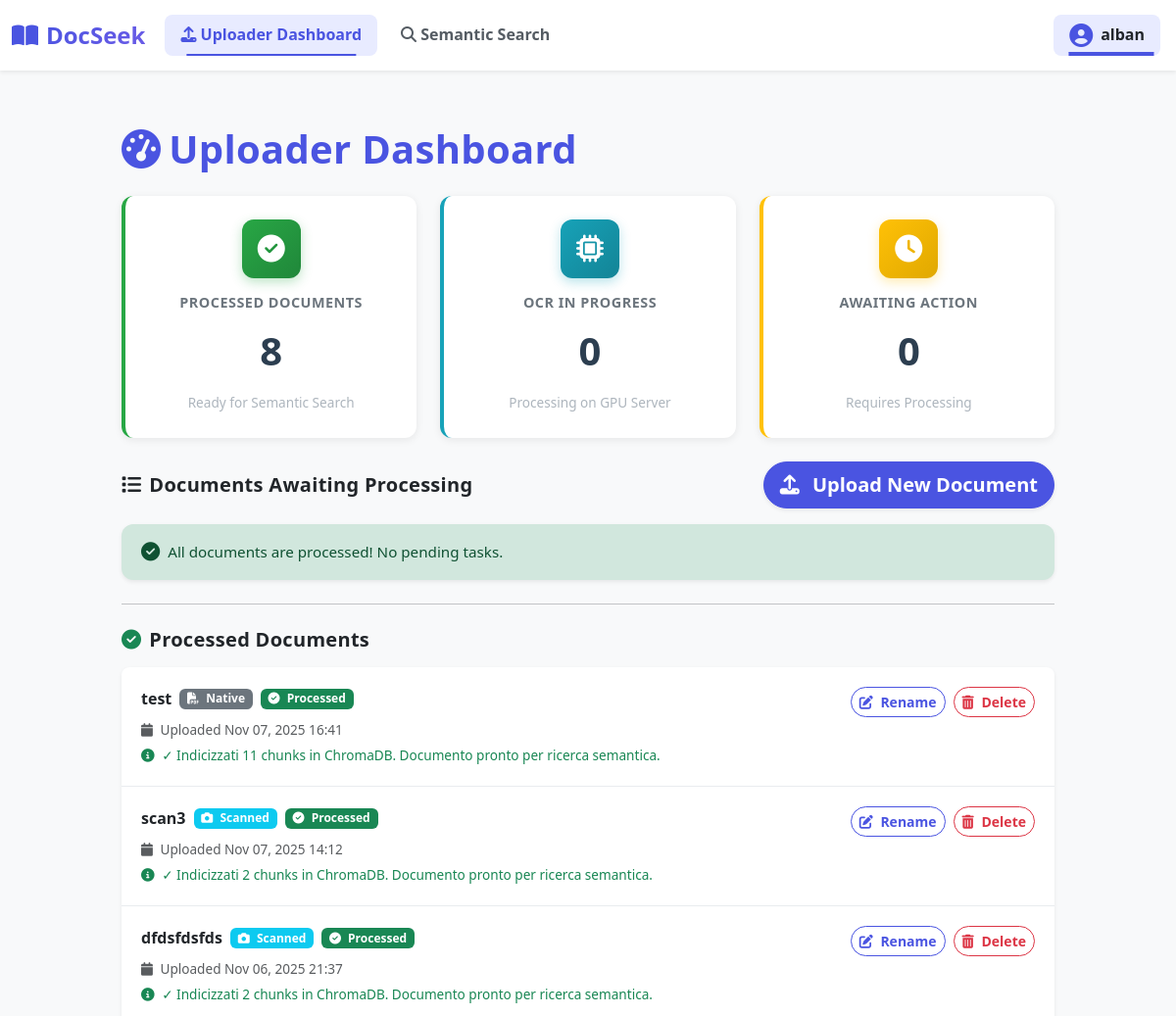
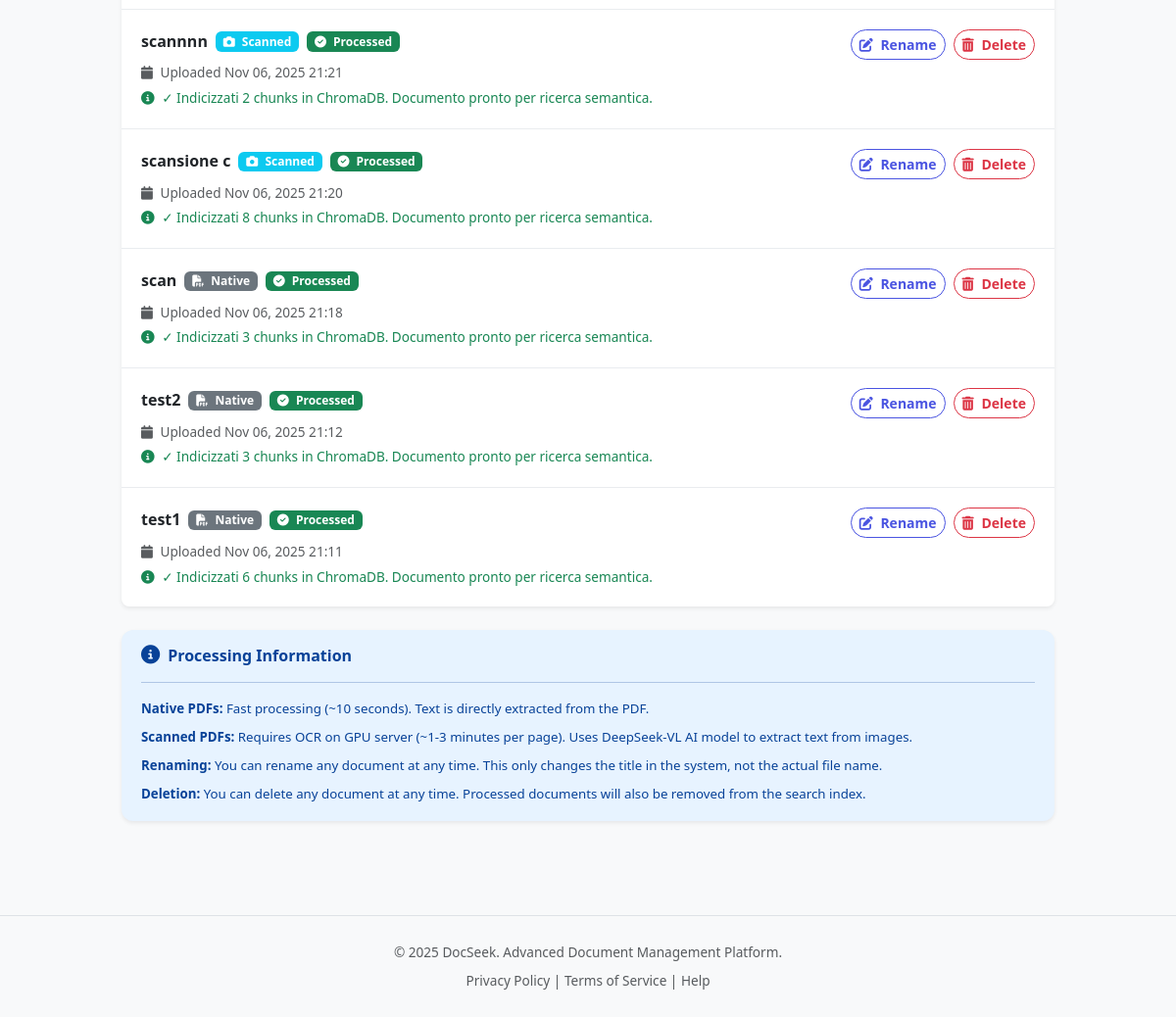
Page /documents/dashboard/ (signed in) on the earlier database version (2 pictures, top to bottom).
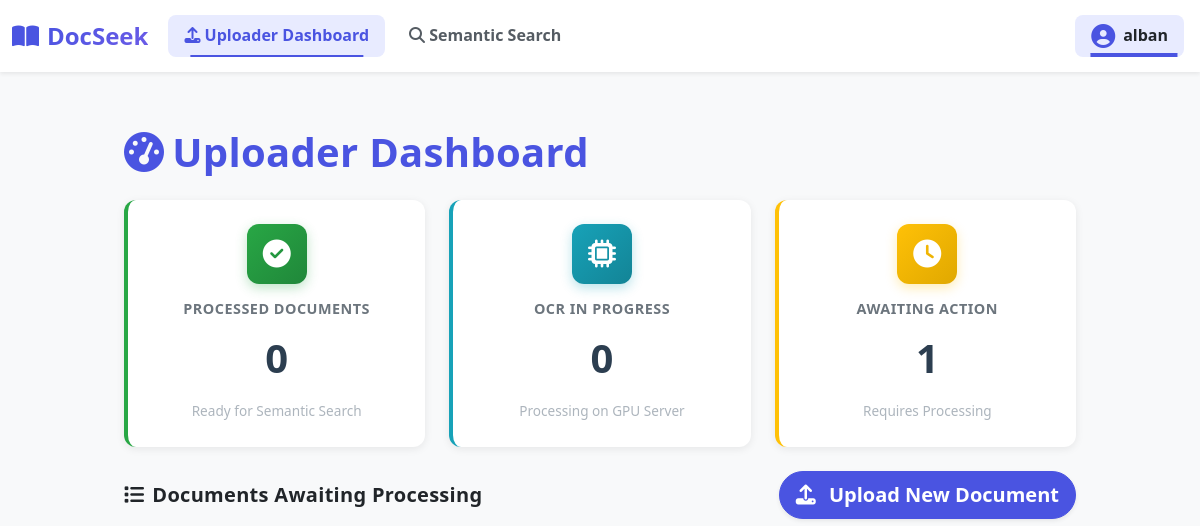
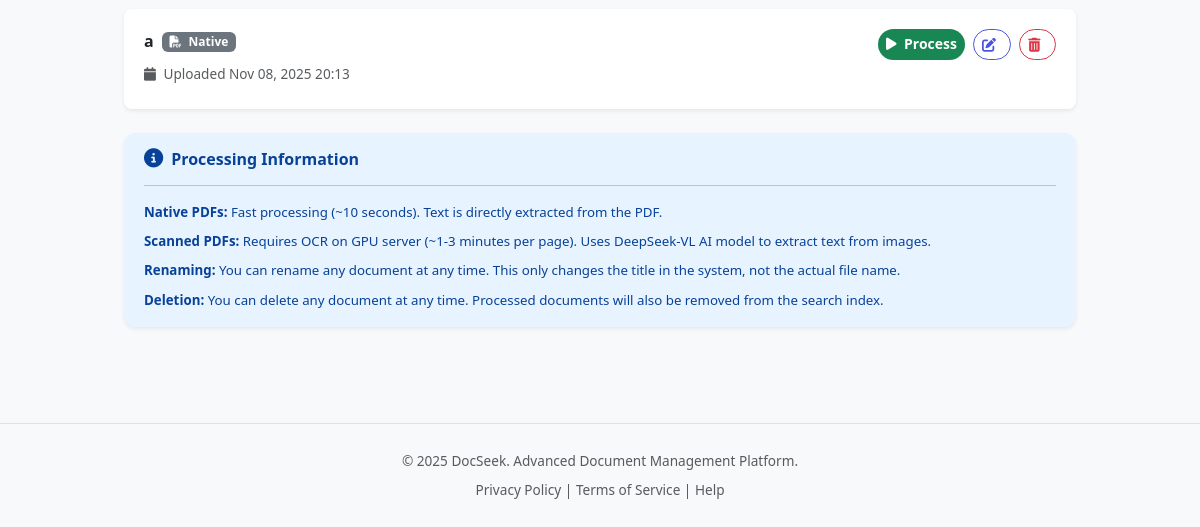
Same page on the later database version (2 pictures, top to bottom).
### doc_manager/models.py (models this page shows, shortened)
class Document(models.Model):
    DOCUMENT_TYPES = [
        ('native', 'Native PDF'),
        ('scanned', 'Scanned PDF'),
    ]
    PROCESSING_STATES = [
        ('pending', 'Pending'),
        ('ocr_queued', 'OCR Queued'),
        ('ocr_processing', 'OCR Processing'),
        ('ocr_completed', 'OCR Completed'),
        ('ocr_failed', 'OCR Failed'),
        ('rag_processing', 'RAG Processing'),
        ('completed', 'Completed'),
        ('failed', 'Failed'),
    ]
    uploader = models.ForeignKey(User, on_delete=models.CASCADE)
    file = models.FileField(upload_to='documents/%Y/%m/%d/')
    title = models.CharField(max_length=100)
    uploaded_at = models.DateTimeField(auto_now_add=True)
    document_type = models.CharField(
        max_length=20,
        choices=DOCUMENT_TYPES,
        default='native'
    )
    processing_state = models.CharField(
        max_length=20,
        choices=PROCESSING_STATES,
        default='pending'
    )
    is_processed = models.BooleanField(default=False)
    processing_output = models.TextField(blank=True, null=True)
    ocr_text = models.TextField(blank=True, null=True, help_text="Extracted text from OCR")
    ocr_completed_at = models.DateTimeField(null=True, blank=True)
    ocr_error = models.TextField(blank=True, null=True)
    processed_file = models.FileField(
        upload_to='documents/processed/%Y/%m/%d/',
        null=True,
        blank=True,
        help_text="PDF with OCR text layer"
    )
    class Meta:
        ordering = ['-uploaded_at']

### doc_manager/views.py (the view)
# urls.py: path("dashboard/", views.UploaderDashboardView.as_view(), name='uploader_dashboard'),
class UploaderDashboardView(UploaderRequiredMixin, ListView):
    model = Document
    template_name = 'doc_manager/uploader_dashboard.html'
    context_object_name = 'pending_documents'
    def get_queryset(self):
        return Document.objects.filter(
            uploader=self.request.user,
            is_processed=False
        ).order_by('-uploaded_at')
    def get_context_data(self, **kwargs):
        context = super().get_context_data(**kwargs)
        context['total_uploaded_count'] = Document.objects.filter(
            uploader=self.request.user
        ).count()
        context['processed_count'] = Document.objects.filter(
            uploader=self.request.user,
            is_processed=True
        ).count()
        context['ocr_processing_count'] = Document.objects.filter(
            uploader=self.request.user,
            document_type='scanned',
            processing_state__in=['ocr_queued', 'ocr_processing']
        ).count()
        context['processed_documents'] = Document.objects.filter(
            uploader=self.request.user,
            is_processed=True
        ).order_by('-uploaded_at')
        return context

### doc_manager/mixins.py (called while the page is built)
    def test_func(self):
        user = self.request.user
        return user.is_authenticated and user.profile.is_uploader

### doc_manager/templates/doc_manager/uploader_dashboard.html (shortened to what the changed rows need)
{% extends 'base.html' %}
{% load static %}
{% block extra_css %}
<link rel="stylesheet" href="{% static 'css/doc_manager/uploader_dashboard.css' %}">
{% endblock %}
{% block content %}
<div class="dashboard-container">
  <h1 class="display-6 text-primary mb-4 fw-bold">
    <i class="fas fa-tachometer-alt me-2"></i>Uploader Dashboard
  </h1>
  <div class="row g-4 mb-4">
    <div class="col-md-4">
      <div class="stat-card stat-success">
        <div class="stat-icon-wrapper">
          <i class="fas fa-check-circle"></i>
        </div>
        <h5 class="stat-title">Processed Documents</h5>
        <p class="stat-number">{{ processed_count }}</p>
        <small class="stat-subtitle">Ready for Semantic Search</small>
      </div>
    </div>
    <div class="col-md-4">
    </div>
    <div class="col-md-4">
      <div class="stat-card stat-warning">
        <div class="stat-icon-wrapper">
          <i class="fas fa-clock"></i>
        </div>
        <h5 class="stat-title">Awaiting Action</h5>
        <p class="stat-number">{{ pending_documents.count }}</p>
        <small class="stat-subtitle">Requires Processing</small>
      </div>
    </div>
  </div>
  <div class="d-flex justify-content-between align-items-center mb-3">
    <h2 class="h5 fw-semibold mb-0">
      <i class="fas fa-list me-2"></i>Documents Awaiting Processing
    </h2>
    <a href="{% url 'document_upload' %}" class="btn btn-primary btn-lg rounded-pill shadow-sm">
    </a>
  </div>
  {% if pending_documents %}
    <ul class="list-group shadow-sm rounded-3 mb-4">
      {% for doc in pending_documents %}
        <li class="list-group-item">
          <div class="document-content">
            <div class="d-flex align-items-center mb-2">
              <strong class="me-2">{{ doc.title }}</strong>
              {% if doc.document_type == 'scanned' %}
                <span class="badge bg-info text-white">
                  <i class="fas fa-camera me-1"></i> Scanned
                </span>
              {% else %}
                <span class="badge bg-secondary">
                  <i class="fas fa-file-pdf me-1"></i> Native
                </span>
              {% endif %}
            </div>
            <small class="text-muted d-block mb-1">
              <i class="fas fa-calendar me-1"></i> Uploaded {{ doc.uploaded_at|date:"M d, Y H:i" }}
            </small>
          </div>
          <div class="document-actions">
            {% if doc.processing_state == 'pending' or doc.processing_state == 'ocr_failed' %}
              <a href="{% url 'document_process' doc.pk %}"
                 class="btn btn-success btn-sm rounded-pill">
                <i class="fas fa-play me-1"></i>
                {% if doc.processing_state == 'ocr_failed' %}Retry{% else %}Process{% endif %}
              </a>
            {% elif doc.processing_state == 'ocr_processing' or doc.processing_state == 'ocr_queued' %}
              <button class="btn btn-info btn-sm rounded-pill" disabled>
                <i class="fas fa-spinner fa-spin me-1"></i> Processing...
              </button>
            {% elif doc.processing_state == 'rag_processing' %}
              <button class="btn btn-warning btn-sm rounded-pill" disabled>
                <i class="fas fa-cogs fa-spin me-1"></i> Indexing...
              </button>
            {% endif %}
            <a href="{% url 'document_rename' doc.pk %}"
               class="btn btn-outline-primary btn-sm rounded-pill"
               title="Rename document">
              <i class="fas fa-edit"></i>
            </a>
            <a href="{% url 'document_delete' doc.pk %}"
               class="btn btn-outline-danger btn-sm rounded-pill">
              <i class="fas fa-trash-alt"></i>
            </a>
          </div>
        </li>
      {% endfor %}
    </ul>
  {% else %}
    {% if processed_count > 0 %}
      <div class="alert alert-success shadow-sm mb-4" role="alert">
        <div class="d-flex align-items-center">
          <i class="fas fa-check-circle me-2"></i>
          <span>All documents are processed! No pending tasks.</span>
        </div>
      </div>
    {% endif %}
  {% endif %}
  {% if processed_documents %}
  <hr class="my-4">
  <div class="d-flex justify-content-between align-items-center mb-3">
    <h2 class="h5 fw-semibold mb-0">
      <i class="fas fa-check-circle me-2 text-success"></i>Processed Documents
    </h2>
  </div>
  <ul class="list-group shadow-sm rounded-3">
    {% for doc in processed_documents %}
      <li class="list-group-item">
        <div class="document-content">
          <div class="d-flex align-items-center mb-2">
            <strong class="me-2">{{ doc.title }}</strong>
            {% if doc.document_type == 'scanned' %}
              <span class="badge bg-info text-white">
                <i class="fas fa-camera me-1"></i> Scanned
              </span>
            {% else %}
              <span class="badge bg-secondary">
                <i class="fas fa-file-pdf me-1"></i> Native
              </span>
            {% endif %}
            <span class="badge bg-success ms-2">
              <i class="fas fa-check-circle me-1"></i> Processed
            </span>
          </div>
          <small class="text-muted d-block mb-1">
            <i class="fas fa-calendar me-1"></i> Uploaded {{ doc.uploaded_at|date:"M d, Y H:i" }}
          </small>
          {% if doc.processing_output %}
          <small class="text-success d-block">
            <i class="fas fa-info-circle me-1"></i> {{ doc.processing_output|truncatechars:100 }}
          </small>
          {% endif %}
        </div>
        <div class="document-actions">
          <a href="{% url 'document_rename' doc.pk %}"
            class="btn btn-outline-primary btn-sm rounded-pill"
            title="Rename document">
            <i class="fas fa-edit me-1"></i> Rename
          </a>
          <a href="{% url 'document_delete' doc.pk %}"
            class="btn btn-outline-danger btn-sm rounded-pill">
            <i class="fas fa-trash-alt me-1"></i> Delete
          </a>
        </div>
      </li>
    {% endfor %}
  </ul>
  {% endif %}
  <div class="alert alert-info mt-4 shadow-sm" role="alert">
    <h6 class="alert-heading fw-bold">
    </h6>
    <hr>
    <p class="mb-2 small">
    </p>
    <p class="mb-2 small">
    </p>
    <p class="mb-2 small">
    </p>
    <p class="mb-0 small">
    </p>
  </div>
</div>
{% endblock content %}

Differences in the rows shown:
removed Document: title "test", document_type "native" (drawn), uploaded_at "Nov 07, 2025 16:41", processing_output "✓ Indicizzati 11 chunks in ChromaDB. Documento pronto per ricerca semantica.", shown under "Processed Documents"
removed Document: title "scan3", document_type "scanned" (drawn), uploaded_at "Nov 07, 2025 14:12", processing_output "✓ Indicizzati 2 chunks in ChromaDB. Documento pronto per ricerca semantica.", shown under "Processed Documents"
removed Document: title "dfdsfdsfds", document_type "scanned" (drawn), uploaded_at "Nov 06, 2025 21:37", processing_output "✓ Indicizzati 2 chunks in ChromaDB. Documento pronto per ricerca semantica.", shown under "Processed Documents"
removed Document: title "scannnn", document_type "scanned" (drawn), uploaded_at "Nov 06, 2025 21:21", processing_output "✓ Indicizzati 2 chunks in ChromaDB. Documento pronto per ricerca semantica.", shown under "Processed Documents"
removed Document: title "scansione c", document_type "scanned" (drawn), uploaded_at "Nov 06, 2025 21:20", processing_output "✓ Indicizzati 8 chunks in ChromaDB. Documento pronto per ricerca semantica.", shown under "Processed Documents"
removed Document: title "scan", document_type "native" (drawn), uploaded_at "Nov 06, 2025 21:18", processing_output "✓ Indicizzati 3 chunks in ChromaDB. Documento pronto per ricerca semantica.", shown under "Processed Documents"
removed Document: title "test2", document_type "native" (drawn), uploaded_at "Nov 06, 2025 21:12", processing_output "✓ Indicizzati 3 chunks in ChromaDB. Documento pronto per ricerca semantica.", shown under "Processed Documents"
removed Document: title "test1", document_type "native" (drawn), uploaded_at "Nov 06, 2025 21:11", processing_output "✓ Indicizzati 6 chunks in ChromaDB. Documento pronto per ricerca semantica.", shown under "Processed Documents"
added Document: title "a", document_type "native" (drawn), uploaded_at "Nov 08, 2025 20:13", processing_state "pending" (drawn), shown under "Documents Awaiting Processing"
Other differences:
{{ processed_count }}: "8" → "0"
{{ pending_documents.count }}: "0" → "1"
text no longer shown: "All documents are processed! No pending tasks. Processed Documents"
